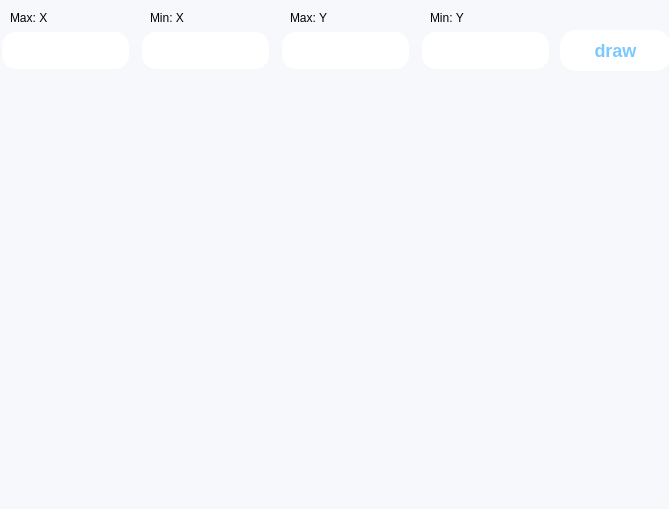
<?xml version="1.0" encoding="UTF-8"?>
<ui version="4.0">
 <class>graphcalc</class>
 <widget class="QDialog" name="graphcalc">
  <property name="geometry">
   <rect>
    <x>0</x>
    <y>0</y>
    <width>669</width>
    <height>509</height>
   </rect>
  </property>
  <property name="windowTitle">
   <string>Dialog</string>
  </property>
  <property name="styleSheet">
   <string notr="true">background: #F7F8FB;</string>
  </property>
  <widget class="QLineEdit" name="input_max_x">
   <property name="geometry">
    <rect>
     <x>0</x>
     <y>30</y>
     <width>131</width>
     <height>41</height>
    </rect>
   </property>
   <property name="styleSheet">
    <string notr="true">
QLineEdit{
background: #ffffff;
border: 2px solid #F7F8FB;
color: #424242;
border-radius: 16px;
font-size: 26px;
font-weight: 600;
padding-left: 15px;
padding-right: 15px;
}


QLineEdit::hover{
	background: #FCFCFE;
}

QLineEdit:pressed{
	background: #EFF7FF;
}


</string>
   </property>
   <property name="inputMethodHints">
    <set>Qt::ImhPreferNumbers</set>
   </property>
  </widget>
  <widget class="QLabel" name="label">
   <property name="geometry">
    <rect>
     <x>10</x>
     <y>10</y>
     <width>58</width>
     <height>16</height>
    </rect>
   </property>
   <property name="text">
    <string>Max: X</string>
   </property>
  </widget>
  <widget class="QLabel" name="label_2">
   <property name="geometry">
    <rect>
     <x>150</x>
     <y>10</y>
     <width>58</width>
     <height>16</height>
    </rect>
   </property>
   <property name="text">
    <string>Min: X</string>
   </property>
  </widget>
  <widget class="QLineEdit" name="input_min_x">
   <property name="geometry">
    <rect>
     <x>140</x>
     <y>30</y>
     <width>131</width>
     <height>41</height>
    </rect>
   </property>
   <property name="styleSheet">
    <string notr="true">
QLineEdit{
background: #ffffff;
border: 2px solid #F7F8FB;
color: #424242;
border-radius: 16px;
font-size: 26px;
font-weight: 600;
padding-left: 15px;
padding-right: 15px;
}


QLineEdit::hover{
	background: #FCFCFE;
}

QLineEdit:pressed{
	background: #EFF7FF;
}


</string>
   </property>
   <property name="inputMethodHints">
    <set>Qt::ImhPreferNumbers</set>
   </property>
  </widget>
  <widget class="QLabel" name="label_3">
   <property name="geometry">
    <rect>
     <x>430</x>
     <y>10</y>
     <width>58</width>
     <height>16</height>
    </rect>
   </property>
   <property name="text">
    <string>Min: Y</string>
   </property>
  </widget>
  <widget class="QLineEdit" name="input_min_y">
   <property name="geometry">
    <rect>
     <x>420</x>
     <y>30</y>
     <width>131</width>
     <height>41</height>
    </rect>
   </property>
   <property name="styleSheet">
    <string notr="true">
QLineEdit{
background: #ffffff;
border: 2px solid #F7F8FB;
color: #424242;
border-radius: 16px;
font-size: 26px;
font-weight: 600;
padding-left: 15px;
padding-right: 15px;
}


QLineEdit::hover{
	background: #FCFCFE;
}

QLineEdit:pressed{
	background: #EFF7FF;
}


</string>
   </property>
   <property name="inputMethodHints">
    <set>Qt::ImhPreferNumbers</set>
   </property>
  </widget>
  <widget class="QLabel" name="label_4">
   <property name="geometry">
    <rect>
     <x>290</x>
     <y>10</y>
     <width>58</width>
     <height>16</height>
    </rect>
   </property>
   <property name="text">
    <string>Max: Y</string>
   </property>
  </widget>
  <widget class="QLineEdit" name="input_max_y">
   <property name="geometry">
    <rect>
     <x>280</x>
     <y>30</y>
     <width>131</width>
     <height>41</height>
    </rect>
   </property>
   <property name="styleSheet">
    <string notr="true">
QLineEdit{
background: #ffffff;
border: 2px solid #F7F8FB;
color: #424242;
border-radius: 16px;
font-size: 26px;
font-weight: 600;
padding-left: 15px;
padding-right: 15px;
}


QLineEdit::hover{
	background: #FCFCFE;
}

QLineEdit:pressed{
	background: #EFF7FF;
}


</string>
   </property>
   <property name="inputMethodHints">
    <set>Qt::ImhPreferNumbers</set>
   </property>
  </widget>
  <widget class="QPushButton" name="btn_draw_graph">
   <property name="geometry">
    <rect>
     <x>560</x>
     <y>30</y>
     <width>111</width>
     <height>41</height>
    </rect>
   </property>
   <property name="cursor">
    <cursorShape>PointingHandCursor</cursorShape>
   </property>
   <property name="styleSheet">
    <string notr="true">QPushButton{
background: #ffffff;
color: #7CC9FF;
border-radius: 16px;
font-size: 18px;
font-weight: 600;
}

QPushButton::hover{
	background: #FCFCFC;
}

QPushButton:pressed{
	background: #EFF7FF;
}</string>
   </property>
   <property name="text">
    <string>draw</string>
   </property>
  </widget>
  <widget class="QCustomPlot" name="widget_graph" native="true">
   <property name="geometry">
    <rect>
     <x>0</x>
     <y>79</y>
     <width>671</width>
     <height>431</height>
    </rect>
   </property>
   <property name="styleSheet">
    <string notr="true"/>
   </property>
  </widget>
 </widget>
 <customwidgets>
  <customwidget>
   <class>QCustomPlot</class>
   <extends>QWidget</extends>
   <header>lib/qcustomplot.h</header>
   <container>1</container>
  </customwidget>
 </customwidgets>
 <resources/>
 <connections/>
</ui>
